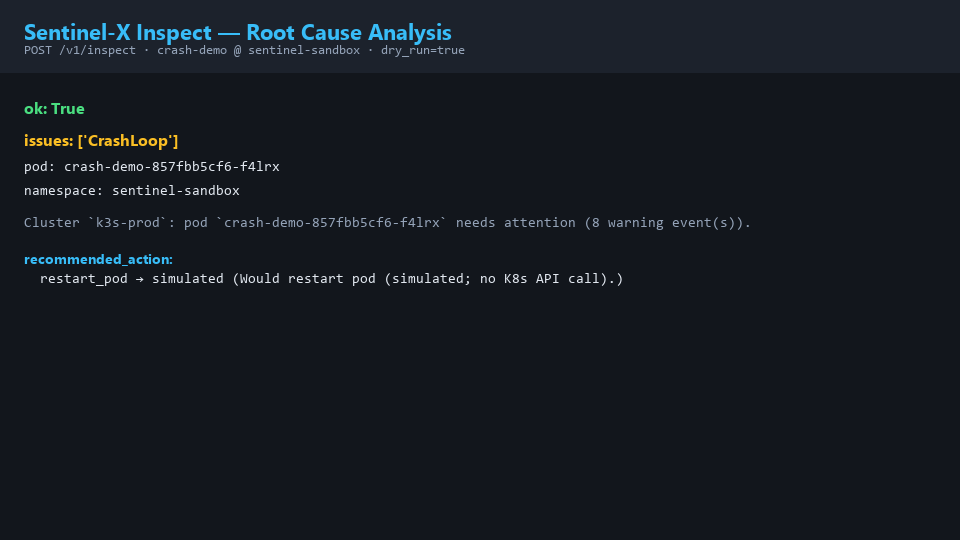
#> input picture docs/assets/demo/inspect-crashloop.png, 960 x 540 px
$ python normalize_demo_images.py
#> lines starting #> are read from the running program, lines starting #| are printed output that depends on the picture
#!/usr/bin/env python3
"""Normalize demo PNGs to a common canvas size for README display."""

from __future__ import annotations

from pathlib import Path

from PIL import Image

ROOT = Path(__file__).resolve().parents[1]
DEMO = ROOT / "docs" / "assets" / "demo"
TARGET_W, TARGET_H = 1400, 900
BG = (18, 22, 28)
FILES = ("inspect-crashloop.png", "streamlit-ui.png", "sandbox-verify.png")


def fit_canvas(src: Path, dst: Path) -> None:
    im = Image.open(src).convert("RGB")
#> im is the input picture: PIL image 960x540 RGB; mean R, G, B 21.4, 26.5, 33.1
    scale = min(TARGET_W / im.width, TARGET_H / im.height)
#> scale = 1.46
    nw, nh = int(im.width * scale), int(im.height * scale)
#> nw = 1400; nh = 787
    resized = im.resize((nw, nh), Image.Resampling.LANCZOS)
    canvas = Image.new("RGB", (TARGET_W, TARGET_H), BG)
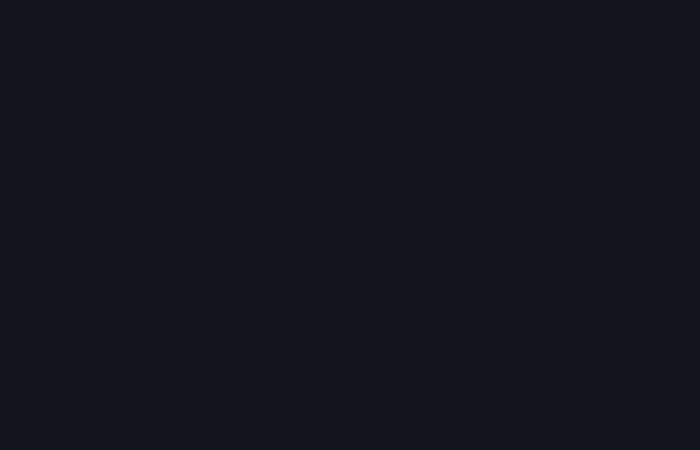
#> canvas: PIL image 1400x900 RGB (shown at 1/2 size); mean R, G, B 18, 22, 28
    ox = (TARGET_W - nw) // 2
#> ox = 0
    oy = (TARGET_H - nh) // 2
#> oy = 56
    canvas.paste(resized, (ox, oy))
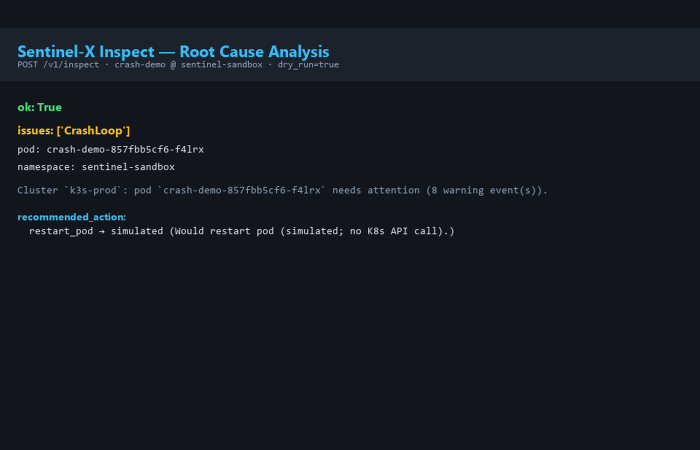
#> canvas: PIL image 1400x900 RGB (shown at 1/2 size); mean R, G, B 20.9, 25.9, 32.5
    canvas.save(dst, optimize=True)
    print(f"{src.name}: {im.size} -> {TARGET_W}x{TARGET_H}")
#| inspect-crashloop.png: (960, 540) -> 1400x900
#> pass 3 of the loop in main, `for name in FILES:`:
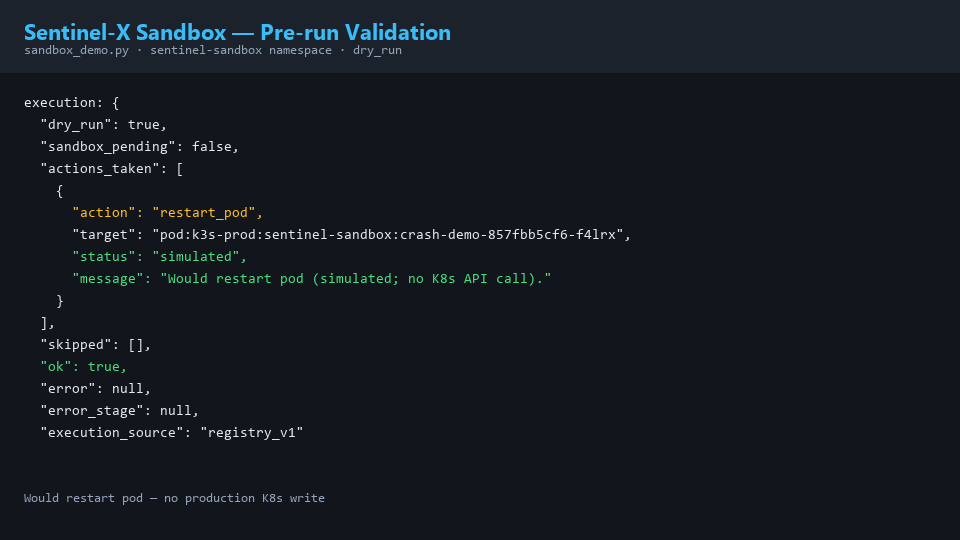
#> input picture docs/assets/demo/sandbox-verify.png, 960 x 540 px
#> in fit_canvas, im is the input picture: PIL image 960x540 RGB; mean R, G, B 21.6, 26.9, 33.4
#> in fit_canvas (call 3), `canvas.paste(resized, (ox, oy))`:
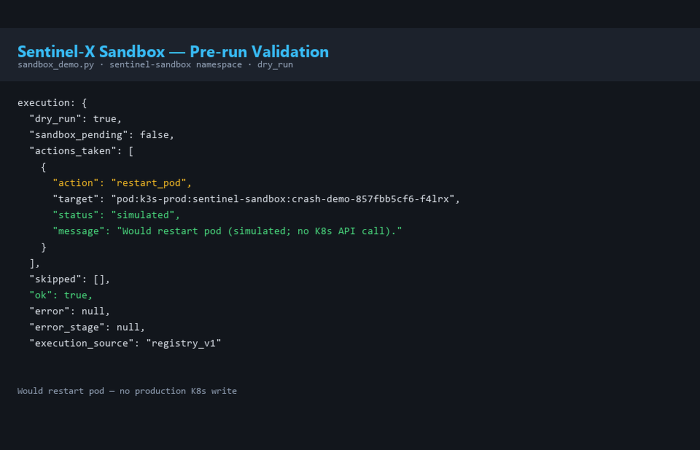
#> canvas: PIL image 1400x900 RGB (shown at 1/2 size); mean R, G, B 21.2, 26.3, 32.7
#| sandbox-verify.png: (960, 540) -> 1400x900


def main() -> None:
    for name in FILES:
        path = DEMO / name
        if not path.exists():
            raise SystemExit(f"missing {path}")
        fit_canvas(path, path)


if __name__ == "__main__":
    main()
